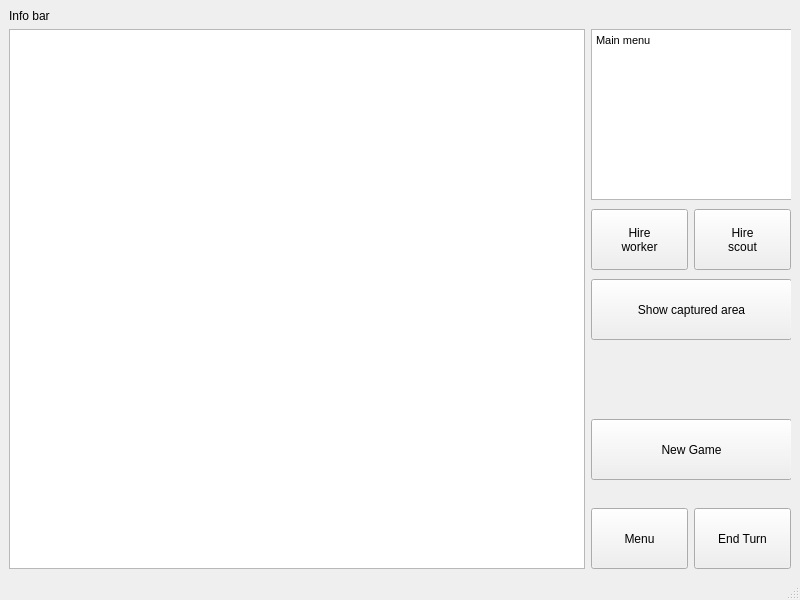
<?xml version="1.0" encoding="UTF-8"?>
<ui version="4.0">
 <class>MapWindow</class>
 <widget class="QMainWindow" name="MapWindow">
  <property name="geometry">
   <rect>
    <x>0</x>
    <y>0</y>
    <width>800</width>
    <height>600</height>
   </rect>
  </property>
  <property name="windowTitle">
   <string>MainWindow</string>
  </property>
  <widget class="QWidget" name="centralwidget">
   <layout class="QGridLayout" name="gridLayout">
    <item row="2" column="2">
     <widget class="QPushButton" name="endTurnBtn">
      <property name="minimumSize">
       <size>
        <width>0</width>
        <height>61</height>
       </size>
      </property>
      <property name="text">
       <string>End Turn</string>
      </property>
     </widget>
    </item>
    <item row="1" column="0" rowspan="2">
     <widget class="GameView" name="graphicsView">
      <property name="sizePolicy">
       <sizepolicy hsizetype="Expanding" vsizetype="Expanding">
        <horstretch>0</horstretch>
        <verstretch>0</verstretch>
       </sizepolicy>
      </property>
     </widget>
    </item>
    <item row="0" column="0" colspan="3">
     <widget class="QLabel" name="infoBar">
      <property name="text">
       <string>Info bar</string>
      </property>
     </widget>
    </item>
    <item row="1" column="1" colspan="2">
     <widget class="QStackedWidget" name="menuWidget">
      <property name="sizePolicy">
       <sizepolicy hsizetype="Preferred" vsizetype="Expanding">
        <horstretch>0</horstretch>
        <verstretch>0</verstretch>
       </sizepolicy>
      </property>
      <property name="minimumSize">
       <size>
        <width>200</width>
        <height>0</height>
       </size>
      </property>
      <property name="currentIndex">
       <number>0</number>
      </property>
      <widget class="QWidget" name="mainMenu">
       <property name="sizePolicy">
        <sizepolicy hsizetype="Expanding" vsizetype="Expanding">
         <horstretch>0</horstretch>
         <verstretch>0</verstretch>
        </sizepolicy>
       </property>
       <widget class="QTextBrowser" name="mainBrowser">
        <property name="geometry">
         <rect>
          <x>0</x>
          <y>0</y>
          <width>201</width>
          <height>171</height>
         </rect>
        </property>
        <property name="html">
         <string>&lt;!DOCTYPE HTML PUBLIC &quot;-//W3C//DTD HTML 4.0//EN&quot; &quot;http://www.w3.org/TR/REC-html40/strict.dtd&quot;&gt;
&lt;html&gt;&lt;head&gt;&lt;meta name=&quot;qrichtext&quot; content=&quot;1&quot; /&gt;&lt;style type=&quot;text/css&quot;&gt;
p, li { white-space: pre-wrap; }
&lt;/style&gt;&lt;/head&gt;&lt;body style=&quot; font-family:'MS Shell Dlg 2'; font-size:8.25pt; font-weight:400; font-style:normal;&quot;&gt;
&lt;p style=&quot; margin-top:0px; margin-bottom:0px; margin-left:0px; margin-right:0px; -qt-block-indent:0; text-indent:0px;&quot;&gt;Main menu&lt;/p&gt;&lt;/body&gt;&lt;/html&gt;</string>
        </property>
       </widget>
       <widget class="QPushButton" name="constructUnitBtn1">
        <property name="geometry">
         <rect>
          <x>0</x>
          <y>180</y>
          <width>97</width>
          <height>61</height>
         </rect>
        </property>
        <property name="toolTip">
         <string>Hire a worker in your Headquarters location.</string>
        </property>
        <property name="toolTipDuration">
         <number>-1</number>
        </property>
        <property name="text">
         <string>Hire
worker</string>
        </property>
       </widget>
       <widget class="QPushButton" name="constructUnitBtn2">
        <property name="geometry">
         <rect>
          <x>103</x>
          <y>180</y>
          <width>97</width>
          <height>61</height>
         </rect>
        </property>
        <property name="text">
         <string>Hire
scout</string>
        </property>
       </widget>
       <widget class="QPushButton" name="newGameBtn">
        <property name="geometry">
         <rect>
          <x>0</x>
          <y>390</y>
          <width>201</width>
          <height>61</height>
         </rect>
        </property>
        <property name="text">
         <string>New Game</string>
        </property>
       </widget>
       <widget class="QPushButton" name="capturedAreaBtn">
        <property name="geometry">
         <rect>
          <x>0</x>
          <y>250</y>
          <width>201</width>
          <height>61</height>
         </rect>
        </property>
        <property name="text">
         <string>Show captured area</string>
        </property>
       </widget>
      </widget>
      <widget class="QWidget" name="tileMenu">
       <property name="sizePolicy">
        <sizepolicy hsizetype="Expanding" vsizetype="Expanding">
         <horstretch>0</horstretch>
         <verstretch>0</verstretch>
        </sizepolicy>
       </property>
       <widget class="QTextBrowser" name="tileBrowser">
        <property name="geometry">
         <rect>
          <x>0</x>
          <y>0</y>
          <width>201</width>
          <height>171</height>
         </rect>
        </property>
        <property name="html">
         <string>&lt;!DOCTYPE HTML PUBLIC &quot;-//W3C//DTD HTML 4.0//EN&quot; &quot;http://www.w3.org/TR/REC-html40/strict.dtd&quot;&gt;
&lt;html&gt;&lt;head&gt;&lt;meta name=&quot;qrichtext&quot; content=&quot;1&quot; /&gt;&lt;style type=&quot;text/css&quot;&gt;
p, li { white-space: pre-wrap; }
&lt;/style&gt;&lt;/head&gt;&lt;body style=&quot; font-family:'MS Shell Dlg 2'; font-size:8.25pt; font-weight:400; font-style:normal;&quot;&gt;
&lt;p style=&quot; margin-top:0px; margin-bottom:0px; margin-left:0px; margin-right:0px; -qt-block-indent:0; text-indent:0px;&quot;&gt;Tile selected menu&lt;/p&gt;&lt;/body&gt;&lt;/html&gt;</string>
        </property>
       </widget>
       <widget class="QPushButton" name="workerBtn1">
        <property name="geometry">
         <rect>
          <x>0</x>
          <y>180</y>
          <width>61</width>
          <height>61</height>
         </rect>
        </property>
        <property name="text">
         <string>Worker 1</string>
        </property>
       </widget>
       <widget class="QPushButton" name="workerBtn2">
        <property name="geometry">
         <rect>
          <x>70</x>
          <y>180</y>
          <width>61</width>
          <height>61</height>
         </rect>
        </property>
        <property name="text">
         <string>Worker 2</string>
        </property>
       </widget>
       <widget class="QPushButton" name="workerBtn3">
        <property name="geometry">
         <rect>
          <x>140</x>
          <y>180</y>
          <width>61</width>
          <height>61</height>
         </rect>
        </property>
        <property name="text">
         <string>Worker 3</string>
        </property>
       </widget>
       <widget class="QPushButton" name="buildingBtn">
        <property name="geometry">
         <rect>
          <x>0</x>
          <y>250</y>
          <width>201</width>
          <height>61</height>
         </rect>
        </property>
        <property name="text">
         <string>Building</string>
        </property>
       </widget>
      </widget>
      <widget class="QWidget" name="buildingMenu">
       <widget class="QTextBrowser" name="buildingBrowser">
        <property name="geometry">
         <rect>
          <x>0</x>
          <y>0</y>
          <width>201</width>
          <height>171</height>
         </rect>
        </property>
        <property name="html">
         <string>&lt;!DOCTYPE HTML PUBLIC &quot;-//W3C//DTD HTML 4.0//EN&quot; &quot;http://www.w3.org/TR/REC-html40/strict.dtd&quot;&gt;
&lt;html&gt;&lt;head&gt;&lt;meta name=&quot;qrichtext&quot; content=&quot;1&quot; /&gt;&lt;style type=&quot;text/css&quot;&gt;
p, li { white-space: pre-wrap; }
&lt;/style&gt;&lt;/head&gt;&lt;body style=&quot; font-family:'MS Shell Dlg 2'; font-size:8.25pt; font-weight:400; font-style:normal;&quot;&gt;
&lt;p style=&quot; margin-top:0px; margin-bottom:0px; margin-left:0px; margin-right:0px; -qt-block-indent:0; text-indent:0px;&quot;&gt;Building menu&lt;/p&gt;&lt;/body&gt;&lt;/html&gt;</string>
        </property>
       </widget>
       <widget class="QPushButton" name="upgradeBtn">
        <property name="geometry">
         <rect>
          <x>0</x>
          <y>180</y>
          <width>201</width>
          <height>51</height>
         </rect>
        </property>
        <property name="text">
         <string>Upgrade</string>
        </property>
       </widget>
       <widget class="QPushButton" name="sellBtn">
        <property name="geometry">
         <rect>
          <x>0</x>
          <y>240</y>
          <width>201</width>
          <height>61</height>
         </rect>
        </property>
        <property name="text">
         <string>Sell</string>
        </property>
       </widget>
      </widget>
      <widget class="QWidget" name="workerMenu">
       <widget class="QTextBrowser" name="workerBrowser">
        <property name="geometry">
         <rect>
          <x>0</x>
          <y>0</y>
          <width>201</width>
          <height>171</height>
         </rect>
        </property>
        <property name="html">
         <string>&lt;!DOCTYPE HTML PUBLIC &quot;-//W3C//DTD HTML 4.0//EN&quot; &quot;http://www.w3.org/TR/REC-html40/strict.dtd&quot;&gt;
&lt;html&gt;&lt;head&gt;&lt;meta name=&quot;qrichtext&quot; content=&quot;1&quot; /&gt;&lt;style type=&quot;text/css&quot;&gt;
p, li { white-space: pre-wrap; }
&lt;/style&gt;&lt;/head&gt;&lt;body style=&quot; font-family:'MS Shell Dlg 2'; font-size:8.25pt; font-weight:400; font-style:normal;&quot;&gt;
&lt;p style=&quot; margin-top:0px; margin-bottom:0px; margin-left:0px; margin-right:0px; -qt-block-indent:0; text-indent:0px;&quot;&gt;Worker menu&lt;/p&gt;&lt;/body&gt;&lt;/html&gt;</string>
        </property>
       </widget>
       <widget class="QPushButton" name="moveBtn">
        <property name="geometry">
         <rect>
          <x>0</x>
          <y>180</y>
          <width>201</width>
          <height>51</height>
         </rect>
        </property>
        <property name="text">
         <string>Move</string>
        </property>
       </widget>
       <widget class="QPushButton" name="upgradeUnitBtn">
        <property name="geometry">
         <rect>
          <x>0</x>
          <y>240</y>
          <width>201</width>
          <height>61</height>
         </rect>
        </property>
        <property name="text">
         <string>Specialize unit</string>
        </property>
       </widget>
      </widget>
      <widget class="QWidget" name="specializeMenu">
       <widget class="QLabel" name="specializeMenuHeader">
        <property name="geometry">
         <rect>
          <x>0</x>
          <y>0</y>
          <width>201</width>
          <height>41</height>
         </rect>
        </property>
        <property name="text">
         <string>Specialize unit</string>
        </property>
       </widget>
       <widget class="QScrollArea" name="specializationList">
        <property name="geometry">
         <rect>
          <x>0</x>
          <y>39</y>
          <width>201</width>
          <height>411</height>
         </rect>
        </property>
        <property name="frameShape">
         <enum>QFrame::NoFrame</enum>
        </property>
        <property name="lineWidth">
         <number>0</number>
        </property>
        <property name="horizontalScrollBarPolicy">
         <enum>Qt::ScrollBarAlwaysOff</enum>
        </property>
        <property name="widgetResizable">
         <bool>true</bool>
        </property>
        <widget class="QWidget" name="specializationListContent">
         <property name="geometry">
          <rect>
           <x>0</x>
           <y>0</y>
           <width>201</width>
           <height>411</height>
          </rect>
         </property>
        </widget>
       </widget>
      </widget>
      <widget class="QWidget" name="buildMenu">
       <widget class="QLabel" name="buildMenuHeader">
        <property name="geometry">
         <rect>
          <x>0</x>
          <y>0</y>
          <width>201</width>
          <height>41</height>
         </rect>
        </property>
        <property name="text">
         <string>Build</string>
        </property>
       </widget>
       <widget class="QScrollArea" name="buildingsList">
        <property name="geometry">
         <rect>
          <x>0</x>
          <y>40</y>
          <width>201</width>
          <height>411</height>
         </rect>
        </property>
        <property name="sizePolicy">
         <sizepolicy hsizetype="Expanding" vsizetype="Fixed">
          <horstretch>0</horstretch>
          <verstretch>0</verstretch>
         </sizepolicy>
        </property>
        <property name="frameShape">
         <enum>QFrame::NoFrame</enum>
        </property>
        <property name="frameShadow">
         <enum>QFrame::Plain</enum>
        </property>
        <property name="lineWidth">
         <number>0</number>
        </property>
        <property name="horizontalScrollBarPolicy">
         <enum>Qt::ScrollBarAlwaysOff</enum>
        </property>
        <property name="widgetResizable">
         <bool>true</bool>
        </property>
        <property name="alignment">
         <set>Qt::AlignLeading|Qt::AlignLeft|Qt::AlignTop</set>
        </property>
        <widget class="QWidget" name="buildingsListContent">
         <property name="geometry">
          <rect>
           <x>0</x>
           <y>0</y>
           <width>201</width>
           <height>411</height>
          </rect>
         </property>
        </widget>
       </widget>
      </widget>
     </widget>
    </item>
    <item row="2" column="1">
     <widget class="QPushButton" name="menuBtn">
      <property name="minimumSize">
       <size>
        <width>0</width>
        <height>61</height>
       </size>
      </property>
      <property name="text">
       <string>Menu</string>
      </property>
     </widget>
    </item>
   </layout>
  </widget>
  <widget class="QMenuBar" name="menubar">
   <property name="geometry">
    <rect>
     <x>0</x>
     <y>0</y>
     <width>800</width>
     <height>20</height>
    </rect>
   </property>
  </widget>
  <widget class="QStatusBar" name="statusbar"/>
 </widget>
 <customwidgets>
  <customwidget>
   <class>GameView</class>
   <extends>QGraphicsView</extends>
   <header>graphics/gameview.h</header>
  </customwidget>
 </customwidgets>
 <resources/>
 <connections/>
</ui>
